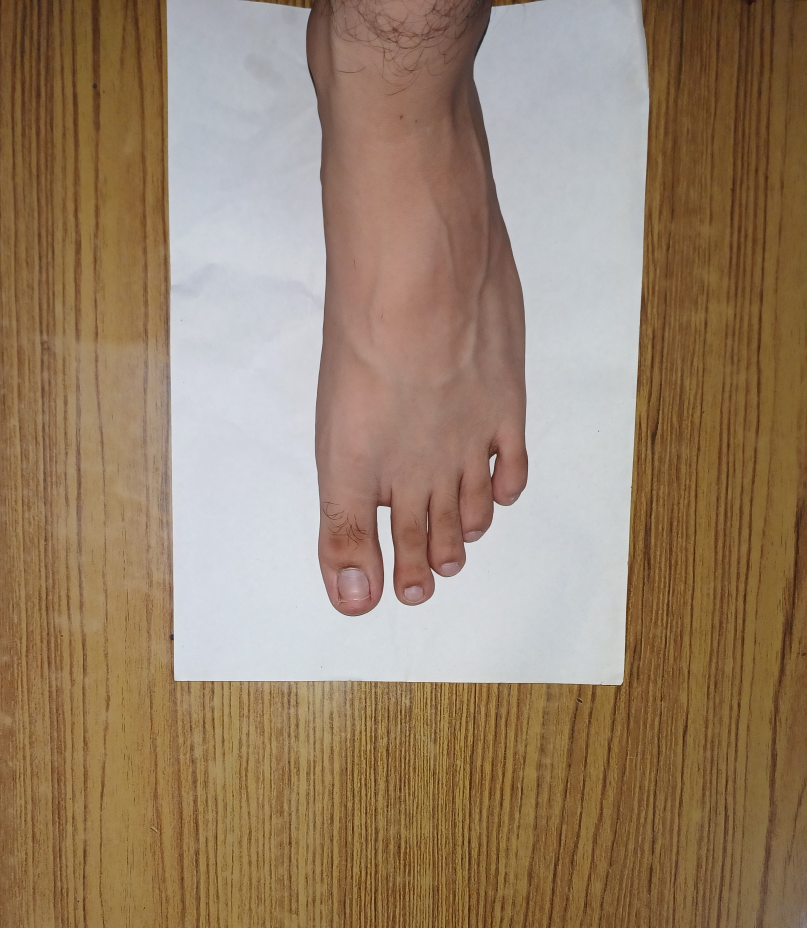
#> input picture barefeet8.jpg, 2420 x 2783 px (shown at 1/3 size)
$ python feetmeasurements.py
#> lines starting #> are read from the running program, lines starting #| are printed output that depends on the picture; after the words box and inside, x2 and y2 are one past the last pixel; in counts of white or black regions, pixels touching at a corner belong together; long printed decimals are rounded

from skimage.io import imread
import numpy as np
import matplotlib.pyplot as plt

from scipy import ndimage
from imutils import contours
import argparse
import imutils
import cv2
from sklearn.cluster import KMeans
import random as rng


def preprocess(img):

    img = cv2.cvtColor(img, cv2.COLOR_RGB2HSV)

    img = cv2.GaussianBlur(img, (9, 9), 0)
    img = img/255

    return img

def plotImage(img):

    plt.imshow(img)

    plt.show()

def cropOrig(bRect, oimg):


    x,y,w,h = bRect

    print(x,y,w,h)
    pcropedImg = oimg[y:y+h,x:x+w]

    x1, y1, w1, h1 = 0, 0, pcropedImg.shape[1], pcropedImg.shape[0]

    y2 = int(h1/10)

    x2 = int(w1/10)

    crop1 = pcropedImg[y1+y2:h1-y2,x1+x2:w1-x2]


    ix, iy, iw, ih = x+x2, y+y2, crop1.shape[1], crop1.shape[0]

    croppedImg = oimg[iy:iy+ih,ix:ix+iw]

    return croppedImg, pcropedImg

def overlayImage(croppedImg, pcropedImg):


    x1, y1, w1, h1 = 0, 0, pcropedImg.shape[1], pcropedImg.shape[0]

    y2 = int(h1/10)

    x2 = int(w1/10)

    new_image = np.zeros((pcropedImg.shape[0], pcropedImg.shape[1], 3), np.uint8)
    new_image[:, 0:pcropedImg.shape[1]] = (255, 0, 0) # (B, G, R)

    new_image[ y1+y2:y1+y2+croppedImg.shape[0], x1+x2:x1+x2+croppedImg.shape[1]] = croppedImg

    return new_image

def kMeans_cluster(img):


    image_2D = img.reshape(img.shape[0]*img.shape[1], img.shape[2])
    kmeans = KMeans(n_clusters=2, random_state=0).fit(image_2D)
    clustOut = kmeans.cluster_centers_[kmeans.labels_]
    clustered_3D = clustOut.reshape(img.shape[0], img.shape[1], img.shape[2])

    clusteredImg = np.uint8(clustered_3D*255)

    return clusteredImg

def getBoundingBox(img):

    contours, _ = cv2.findContours(img, cv2.RETR_TREE, cv2.CHAIN_APPROX_SIMPLE)


    contours = sorted(contours, key=lambda x: cv2.contourArea(x), reverse=True)


    contours_poly = [None]*len(contours)
    boundRect = [None]*len(contours)

    for i, c in enumerate(contours):
        contours_poly[i] = cv2.approxPolyDP(c, 3, True)
        boundRect[i] = cv2.boundingRect(contours_poly[i])


    return boundRect, contours, contours_poly, img

def drawCnt(bRect, contours, cntPoly, img):

    drawing = np.zeros((img.shape[0], img.shape[1], 3), dtype=np.uint8)


    paperbb = bRect

    for i in range(len(contours)):
      color = (rng.randint(0,256), rng.randint(0,256), rng.randint(0,256))
      cv2.drawContours(drawing, cntPoly, i, color)

    cv2.rectangle(drawing, (int(paperbb[0]), int(paperbb[1])), \
              (int(paperbb[0]+paperbb[2]), int(paperbb[1]+paperbb[3])), color, 2)

    return drawing

def edgeDetection(clusteredImage):

  edged1 = cv2.Canny(clusteredImage, 0, 255)
  edged = cv2.dilate(edged1, None, iterations=1)
  edged = cv2.erode(edged, None, iterations=1)
  return edged

oimg = imread('barefeet8.jpg')
#> oimg is the input picture: shape (2783, 2420, 3); mean R, G, B 153.5, 130.4, 106.3

preprocessedOimg = preprocess(oimg)
#> in preprocess, `img = cv2.cvtColor(img, cv2.COLOR_RGB2HSV)`: img: shape (2783, 2420, 3); mean H, S, V 40.6, 99.3, 156.1
#> in preprocess, `img = cv2.GaussianBlur(img, (9, 9), 0)`: img: shape (2783, 2420, 3); mean H, S, V 40.6, 99.3, 156.1
#> in preprocess, `img = img/255`: img: shape (2783, 2420, 3) float64; mean H, S, V 0.159, 0.39, 0.612
#plotImage(preprocessedOimg)

clusteredImg = kMeans_cluster(preprocessedOimg)
#> in kMeans_cluster, `clustered_3D = clustOut.reshape(img.shape[0], img.shape[1], img.shape[..`: clustered_3D: shape (2783, 2420, 3) float64; mean H, S, V 0.159, 0.39, 0.612
#> in kMeans_cluster, `clusteredImg = np.uint8(clustered_3D*255)`: clusteredImg: shape (2783, 2420, 3); mean H, S, V 39.7, 98.8, 155.3
#plotImage(clusteredImg)

edgedImg = edgeDetection(clusteredImg)
#> in edgeDetection, `edged1 = cv2.Canny(clusteredImage, 0, 255)`:
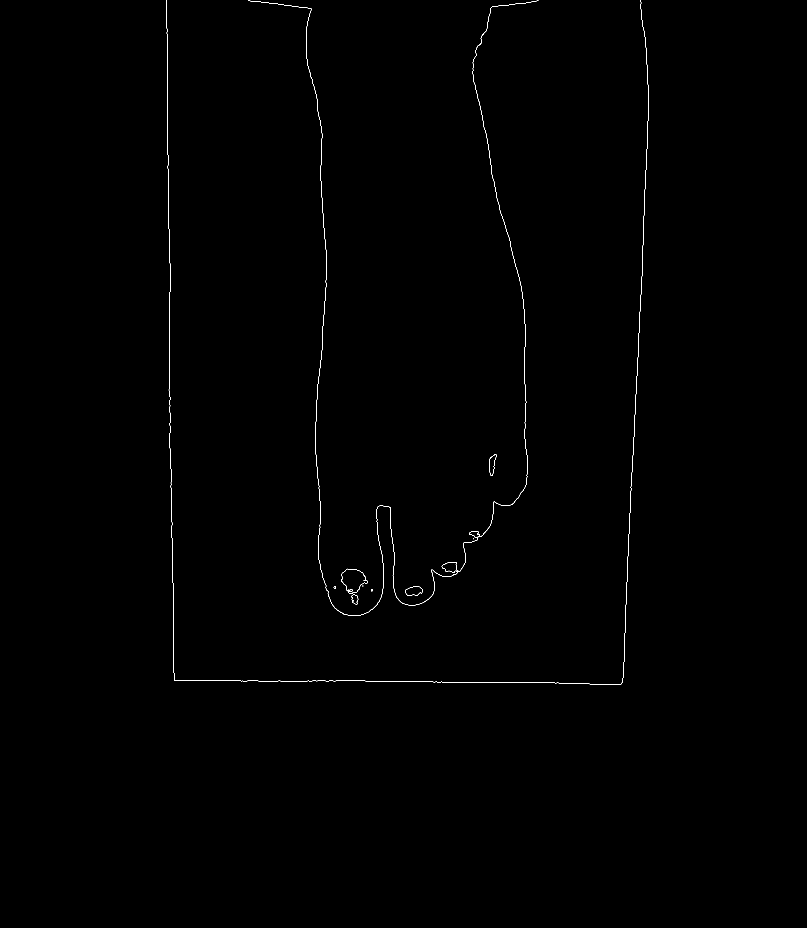
#> edged1: shape (2783, 2420) (shown at 1/3 size); 0.17% white in thin lines or dots, all inside (x1, y1, x2, y2) = (499, 0, 1947, 2055)
#> in edgeDetection, `edged = cv2.dilate(edged1, None, iterations=1)`:
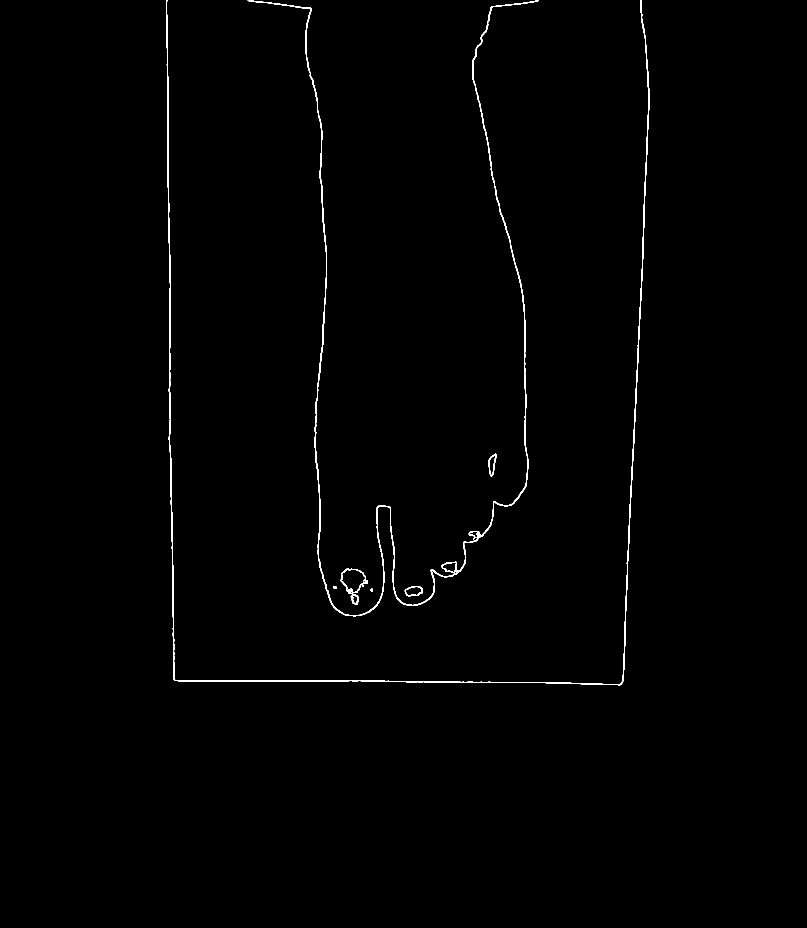
#> edged: shape (2783, 2420) (shown at 1/3 size); 0.55% white; 10 white regions (1 under 20 px), largest, box (x1, y1, x2, y2) and area: (743, 0, 1616, 1849) 17559, (498, 0, 1948, 2056) 16842, (1022, 1705, 1104, 1782) 1014
#plotImage(edgedImg)

#getting paper bounding box

boundRect, contours, contours_poly, img = getBoundingBox(edgedImg)
#> in getBoundingBox, `contours, _ = cv2.findContours(img, cv2.RETR_TREE, cv2.CHAIN_APPROX_SI..`: contours = 19 contours, 3 with area under 20; largest, box (x1, y1, x2, y2) and area: (1023, 1706, 1103, 1781) 3753, (1023, 1707, 1103, 1781) 3654, (744, 0, 1615, 1848) 1560, (1215, 1759, 1267, 1788) 1071, (1216, 1759, 1267, 1788) 1050
#> in getBoundingBox, `contours_poly = [None]*len(contours)`: contours_poly = 19 items
#> the loop in getBoundingBox, `for i, c in enumerate(contours):` made 19 passes
#> c on pass 19: [[1420, 1615], [1420, 1617], [1420, 1616], [1421, 1615]]
#> after the loop in getBoundingBox, `for i, c in enumerate(contours):`: boundRect = 19 items, first 6: (1023, 1706, 80, 75), (1023, 1707, 80, 73), (744, 0, 871, 1848), (1215, 1759, 52, 29), (1216, 1759, 51, 29), (1326, 1688, 44, 30); contours_poly = 19 contours, 6 with area under 20; largest, box (x1, y1, x2, y2) and area: (1023, 1706, 1103, 1781) 3797, (1023, 1707, 1103, 1780) 3546, (744, 0, 1615, 1848) 1836, (1215, 1759, 1267, 1788) 1050, (1216, 1759, 1267, 1788) 1046
pdraw = drawCnt(boundRect[1], contours, contours_poly, img)
#> the loop in drawCnt, `for i in range(len(contours)):` made 19 passes
#> color on passes 1 to 12: (197, 215, 20), (132, 248, 207), (155, 244, 183), (111, 71, 144), (71, 48, 128), (75, 158, 50), (37, 169, 241), (51, 181, 222), (161, 104, 244), (226, 133, 31), (7, 47, 204), (0, 252, 170)
#plotImage(pdraw)

croppedImg, pcropedImg = cropOrig(boundRect[1], clusteredImg)
#> in cropOrig, `pcropedImg = oimg[y:y+h,x:x+w]`: pcropedImg: shape (73, 80, 3); mean H, S, V 71.2, 56.9, 180.3
#> in cropOrig, `crop1 = pcropedImg[y1+y2:h1-y2,x1+x2:w1-x2]`: crop1: shape (59, 64, 3); mean H, S, V 89, 33.2, 194.4
#plotImage(croppedImg)
#plotImage(pcropedImg)

newImg = overlayImage(croppedImg, pcropedImg)
#> in overlayImage, `new_image[ y1+y2:y1+y2+croppedImg.shape[0], x1+x2:x1+x2+croppedImg.sha..`: new_image: shape (73, 80, 3); mean H, S, V 147.7, 21.5, 125.7
#plotImage(newImg)

fedged = edgeDetection(newImg)
#> in edgeDetection (call 2), `edged1 = cv2.Canny(clusteredImage, 0, 255)`:
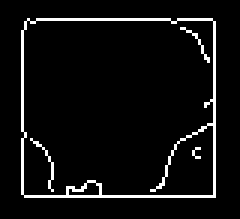
#> edged1: shape (73, 80) (shown 3 times larger); 5.8% white in thin lines or dots, all inside (x1, y1, x2, y2) = (7, 6, 72, 66)
#> in edgeDetection (call 2), `edged = cv2.dilate(edged1, None, iterations=1)`:
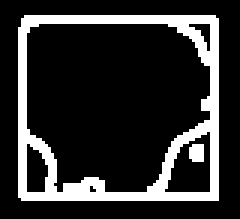
#> edged: shape (73, 80) (shown 3 times larger); 18.6% white; 2 white regions, box (x1, y1, x2, y2) and area: (6, 5, 73, 67) 1058, (63, 48, 68, 54) 28
#> in edgeDetection (call 2), `edged = cv2.erode(edged, None, iterations=1)`:
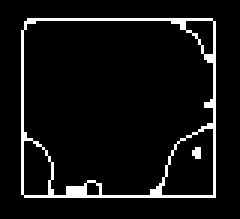
#> edged: shape (73, 80) (shown 3 times larger); 6.6% white in thin lines or dots, all inside (x1, y1, x2, y2) = (7, 6, 72, 66)
fboundRect, fcnt, fcntpoly, fimg = getBoundingBox(fedged)
#> in getBoundingBox (call 2), `contours, _ = cv2.findContours(img, cv2.RETR_TREE, cv2.CHAIN_APPROX_SI..`: contours = 7 contours, 1 with area under 20; largest, box (x1, y1, x2, y2) and area: (7, 6, 72, 66) 3771, (7, 6, 72, 66) 3125, (53, 42, 72, 66) 319, (7, 46, 18, 66) 160, (61, 6, 72, 19) 78, (28, 60, 34, 66) 22
#> the loop in getBoundingBox (call 2), `for i, c in enumerate(contours):` made 7 passes
#> after the loop in getBoundingBox (call 2), `for i, c in enumerate(contours):`: boundRect = [(8, 6, 64, 60), (7, 6, 65, 60), (54, 42, 18, 24), (7, 46, 11, 20), (62, 6, 10, 13), (28, 61, 6, 4), (65, 49, 2, 4)]; contours_poly = 7 contours, 2 with area under 20; largest, box (x1, y1, x2, y2) and area: (8, 6, 72, 66) 3656, (7, 6, 72, 66) 3038, (54, 42, 72, 66) 278, (7, 46, 18, 66) 130, (62, 6, 72, 19) 50
#> fboundRect has the same summary as boundRect in getBoundingBox; fcnt has the same summary as contours in getBoundingBox; fcntpoly has the same summary as contours_poly in getBoundingBox
fdraw = drawCnt(fboundRect[2], fcnt, fcntpoly, fimg)
#> call 2 of drawCnt, with bRect = (54, 42, 18, 24)
#> the loop in drawCnt (call 2), `for i in range(len(contours)):` made 7 passes
#> color on passes 1 to 7: (197, 162, 123), (148, 94, 96), (95, 16, 133), (243, 35, 45), (66, 76, 19), (41, 200, 141), (120, 110, 214)
#> after the loop in drawCnt (call 2), `for i in range(len(contours)):`:
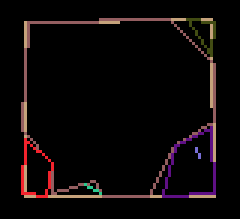
#> drawing: shape (73, 80, 3) (shown 3 times larger); mean of channels 0, 1, 2 12.2, 7.4, 7.8; drawn as R, G, B
#> in drawCnt (call 2), `cv2.rectangle(drawing, (int(paperbb[0]), int(paperbb[1])), \ (int(pape..`:
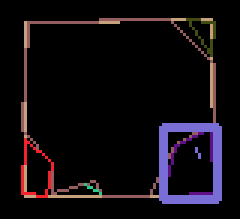
#> drawing: shape (73, 80, 3) (shown 3 times larger); 4.25% of pixels changed, all inside (x1, y1, x2, y2) = (53, 41, 74, 68); drawn as R, G, B
#plotImage(fdraw)

def calcFeetSize(pcropedImg, fboundRect):
  x1, y1, w1, h1 = 0, 0, pcropedImg.shape[1], pcropedImg.shape[0]

  y2 = int(h1/10)

  x2 = int(w1/10)

  fh = y2 + fboundRect[2][3]
  fw = x2 + fboundRect[2][2]
  ph = pcropedImg.shape[0]
  pw = pcropedImg.shape[1]

  print("Feet height: ", fh)
  print("Feet Width: ", fw)


  opw = 210
  oph = 297

  ofs = 0.0

  if fw>fh:
    ofs = (oph/pw)*fw
  else :
    ofs = (oph/ph)*fh


  return ofs

print("feet size (cm): ", calcFeetSize(pcropedImg, fboundRect)/10)
#> in calcFeetSize, `fh = y2 + fboundRect[2][3]`: fh = 31
#> in calcFeetSize, `fw = x2 + fboundRect[2][2]`: fw = 26
#| Feet height:  31
#| Feet Width:  26
#> in calcFeetSize, `ofs = (oph/ph)*fh`: ofs = 126.1
#| feet size (cm):  12.612
